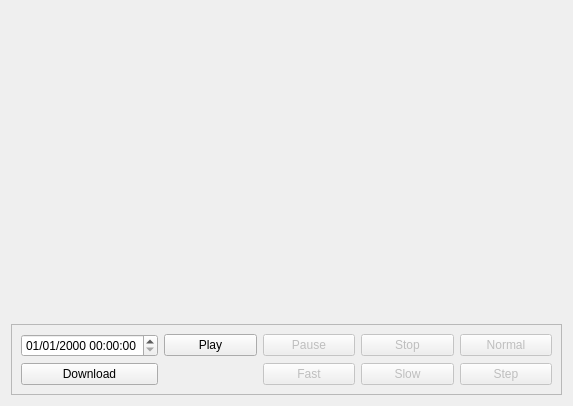
<?xml version="1.0" encoding="UTF-8"?>
<ui version="4.0">
 <class>PlaybackFrame</class>
 <widget class="QFrame" name="PlaybackFrame">
  <property name="geometry">
   <rect>
    <x>0</x>
    <y>0</y>
    <width>573</width>
    <height>406</height>
   </rect>
  </property>
  <property name="windowTitle">
   <string>Frame</string>
  </property>
  <layout class="QVBoxLayout" name="verticalLayout">
   <item>
    <widget class="QWidget" name="widget" native="true">
     <property name="minimumSize">
      <size>
       <width>400</width>
       <height>225</height>
      </size>
     </property>
    </widget>
   </item>
   <item>
    <widget class="QFrame" name="frame">
     <property name="sizePolicy">
      <sizepolicy hsizetype="Preferred" vsizetype="Fixed">
       <horstretch>0</horstretch>
       <verstretch>0</verstretch>
      </sizepolicy>
     </property>
     <property name="frameShape">
      <enum>QFrame::StyledPanel</enum>
     </property>
     <property name="frameShadow">
      <enum>QFrame::Raised</enum>
     </property>
     <layout class="QGridLayout" name="gridLayout">
      <item row="1" column="4">
       <widget class="QPushButton" name="step">
        <property name="enabled">
         <bool>false</bool>
        </property>
        <property name="text">
         <string>Step</string>
        </property>
       </widget>
      </item>
      <item row="0" column="2">
       <widget class="QPushButton" name="pause">
        <property name="enabled">
         <bool>false</bool>
        </property>
        <property name="text">
         <string>Pause</string>
        </property>
       </widget>
      </item>
      <item row="0" column="0">
       <widget class="QDateTimeEdit" name="startDateTime">
        <property name="displayFormat">
         <string>dd/MM/yyyy HH:mm:ss</string>
        </property>
       </widget>
      </item>
      <item row="0" column="1">
       <widget class="QPushButton" name="play">
        <property name="text">
         <string>Play</string>
        </property>
       </widget>
      </item>
      <item row="0" column="3">
       <widget class="QPushButton" name="stop">
        <property name="enabled">
         <bool>false</bool>
        </property>
        <property name="text">
         <string>Stop</string>
        </property>
       </widget>
      </item>
      <item row="0" column="4">
       <widget class="QPushButton" name="normal">
        <property name="enabled">
         <bool>false</bool>
        </property>
        <property name="text">
         <string>Normal</string>
        </property>
       </widget>
      </item>
      <item row="1" column="3">
       <widget class="QPushButton" name="slow">
        <property name="enabled">
         <bool>false</bool>
        </property>
        <property name="text">
         <string>Slow</string>
        </property>
       </widget>
      </item>
      <item row="1" column="2">
       <widget class="QPushButton" name="fast">
        <property name="enabled">
         <bool>false</bool>
        </property>
        <property name="text">
         <string>Fast</string>
        </property>
       </widget>
      </item>
      <item row="1" column="1">
       <widget class="QLabel" name="speed">
        <property name="text">
         <string/>
        </property>
        <property name="alignment">
         <set>Qt::AlignCenter</set>
        </property>
       </widget>
      </item>
      <item row="1" column="0">
       <widget class="QPushButton" name="download">
        <property name="text">
         <string>Download</string>
        </property>
       </widget>
      </item>
     </layout>
    </widget>
   </item>
  </layout>
 </widget>
 <resources/>
 <connections/>
</ui>
